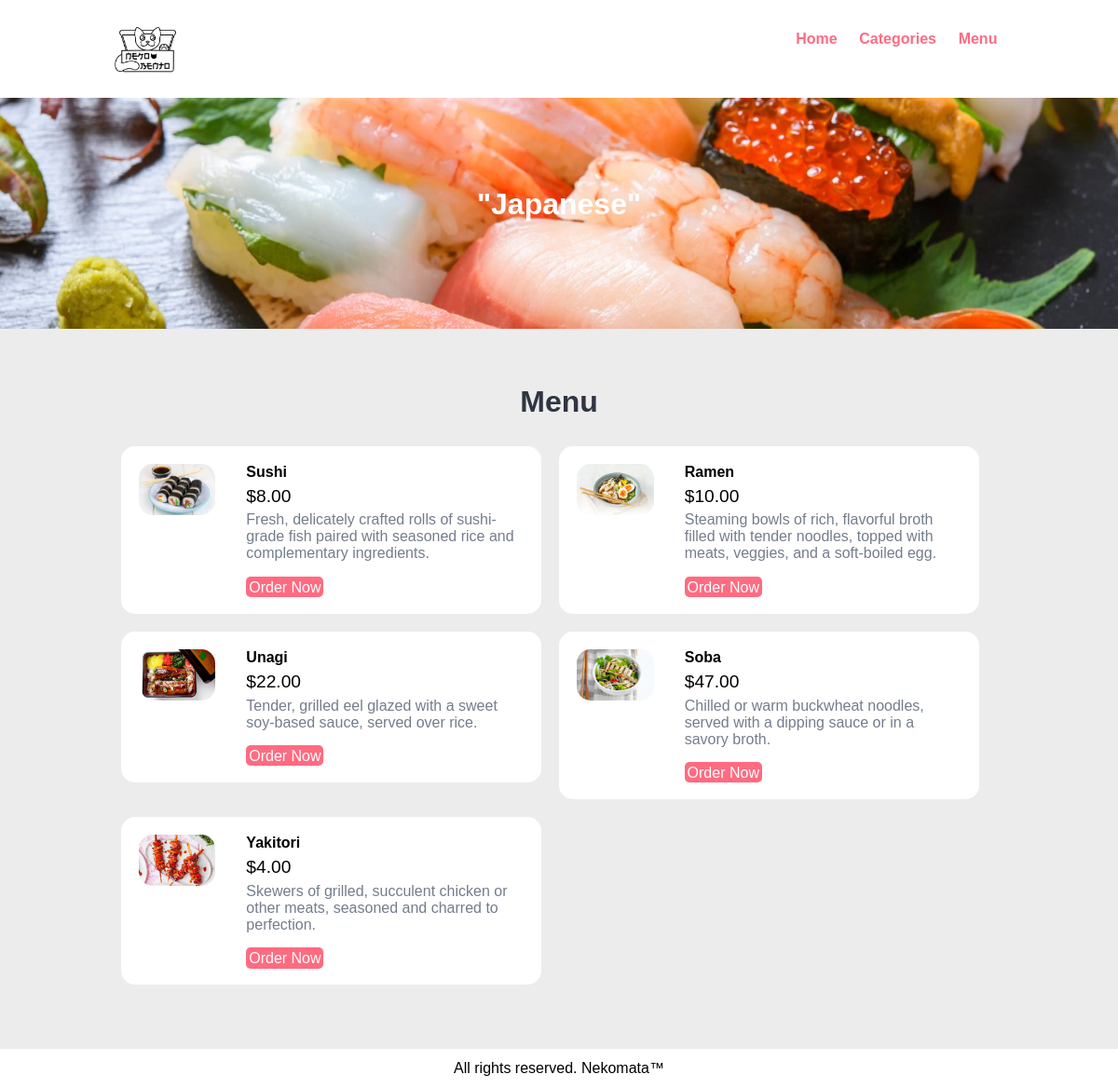
Page /category-foods.php?category_id=1 on the committed database.
### tables this page shows
CREATE TABLE `tbl_category` (
  `Id` int(10) UNSIGNED NOT NULL,
  `title` varchar(100) NOT NULL,
  `image_name` varchar(255) NOT NULL,
  `featured` varchar(10) NOT NULL,
  `active` varchar(10) NOT NULL
);

CREATE TABLE `tbl_food` (
  `Id` int(10) UNSIGNED NOT NULL,
  `title` varchar(100) NOT NULL,
  `description` text NOT NULL,
  `price` decimal(10,2) NOT NULL,
  `image_name` varchar(255) NOT NULL,
  `category_id` int(10) UNSIGNED NOT NULL,
  `featured` varchar(10) NOT NULL,
  `active` varchar(10) NOT NULL
);

### category-foods.php (the view, shortened to what this page needs)
<?php include('partials-front/menu.php'); ?>
<?php
    if(isset($_GET['category_id']))
    {
        $category_id = $_GET['category_id'];
        $sql = "SELECT title FROM tbl_category WHERE id=$category_id";
        $res = mysqli_query($conn, $sql);
        $row = mysqli_fetch_assoc($res);
        $category_title = $row['title'];
    }
    else
    {
        header('location:'.SITEURL);
    }
?>
<section class="food-search text-center">
    <div class="container">
        <h2><a href="#" class="text-white">"<?php echo $category_title; ?>"</a></h2>
    </div>
</section>
<section class="food-menu">
    <div class="container">
        <h2 class="text-center">Menu</h2>
        <?php
            $sql2 = "SELECT * FROM tbl_food WHERE category_id=$category_id";
            $res2 = mysqli_query($conn, $sql2);
            $count2 = mysqli_num_rows($res2);
            if($count2>0)
            {
                while($row2=mysqli_fetch_assoc($res2))
                {
                    $id = $row2['Id'];
                    $title = $row2['title'];
                    $price = $row2['price'];
                    $description = $row2['description'];
                    $image_name = $row2['image_name'];
                    ?>
                    <div class="food-menu-box">
                        <div class="food-menu-img">
                            <?php
                                if($image_name=="")
                                {
                                    echo "<div class='error'>Image not Available.</div>";
                                }
                                else
                                {
                                    ?>
                                    <img src="<?php echo SITEURL; ?>images/food/<?php echo $image_name; ?>" alt="Chicke Hawain Pizza" class="img-responsive img-curve">
                                    <?php
                                }
                            ?>
                        </div>
                        <div class="food-menu-desc">
                            <h4><?php echo $title; ?></h4>
                            <p class="food-price">$<?php echo $price; ?></p>
                            <p class="food-detail">
                                <?php echo $description; ?>
                            </p>
                            <br>
                            <a href="<?php echo SITEURL; ?>order.php?food_id=<?php echo $id; ?>" class="btn btn-primary">Order Now</a>
                        </div>
                    </div>
                    <?php
                }
            }
            else
            {
                echo "<div class='error'>Food not Available.</div>";
            }
        ?>
    </div>
</section>
<?php include('partials-front/footer.php'); ?>

### css/style.css (style rules this page uses)
* { margin: 0 0; padding: 0 0; font-family: Arial, Helvetica, sans-serif; }
.container { width: 80%; margin: 0 auto; padding: 1%; }
.img-responsive { width: 100%; }
.img-curve { border-radius: 15px; }
.text-center { text-align: center; }
.text-white { color: white; }
a { color: #ff6b81; text-decoration: none; }
.btn { padding: 1%; border: none; font-size: 1rem; border-radius: 5px; }
.btn-primary { background-color: #ff6b81; color: white; cursor: pointer; }
h2 { color: #2f3542; font-size: 2rem; margin-bottom: 2%; }
.food-search { background-image: url(../images/bg.jpg); background-size: cover; background-repeat: no-repeat; background-position: center; padding: 7% 0; }
.food-menu { background-color: #ececec; padding: 4% 0; }
.food-menu-box { width: 43%; margin: 1%; padding: 2%; float: left; background-color: white; border-radius: 15px; }
.food-menu-img { width: 20%; float: left; }
.food-menu-desc { width: 70%; float: left; margin-left: 8%; }
.food-price { font-size: 1.2rem; margin: 2% 0; }
.food-detail { font-size: 1rem; color: #747d8c; }

### rows in the picture
tbl_category: title "Japanese"
tbl_food: image_name (picture), title "Sushi", price "8.00", description "Fresh, delicately crafted rolls of sushi-grade fish paired with seasoned rice and complementary ingredients."
tbl_food: image_name (picture), title "Ramen", price "10.00", description "Steaming bowls of rich, flavorful broth filled with tender noodles, topped with meats, veggies, and a soft-boiled egg."
tbl_food: image_name (picture), title "Unagi", price "22.00", description "Tender, grilled eel glazed with a sweet soy-based sauce, served over rice."
tbl_food: image_name (picture), title "Soba", price "47.00", description "Chilled or warm buckwheat noodles, served with a dipping sauce or in a savory broth."
tbl_food: image_name (picture), title "Yakitori", price "4.00", description "Skewers of grilled, succulent chicken or other meats, seasoned and charred to perfection."
